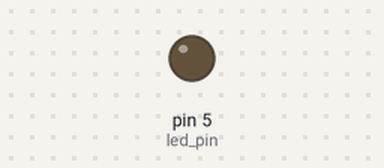
The sketch below on a simulated Arduino Uno, built with avr-gcc and run on an emulated ATmega328P. On the bench: output pins drawn as LEDs (lit = HIGH).

Above: at 1.5 s.
At 4.0 s:
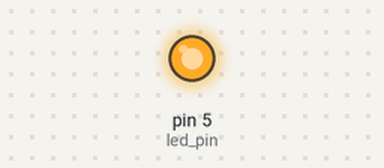
Timing chart, 0 to 6.5 s (numbered marks = the images above):
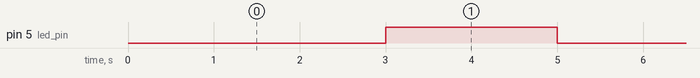

Measured:
- by itself, pin 5 (led_pin): alternates HIGH for 2.0 s and LOW for 3.0 s

The sketch:

case8_led_blink.ino
```cpp
int led_pin = 5;
// the setup function runs once when you press reset or power the board
void setup() {
  // initialize digital pin LED_BUILTIN as an output.
  pinMode(led_pin, OUTPUT);
}

// the loop function runs over and over again forever
void loop() {

  digitalWrite(led_pin,LOW);
  delay(3000);
  bool find_victim = true;
  if (find_victim == true){
  digitalWrite(led_pin,HIGH);
  delay(2000);
}
//  digitalWrite(led_pin, HIGH);   // turn the LED on (HIGH is the voltage level)
//  delay(500);                       // wait for a second
//  digitalWrite(led_pin, LOW);    // turn the LED off by making the voltage LOW
//  delay(500);                       // wait for a second
}
```
